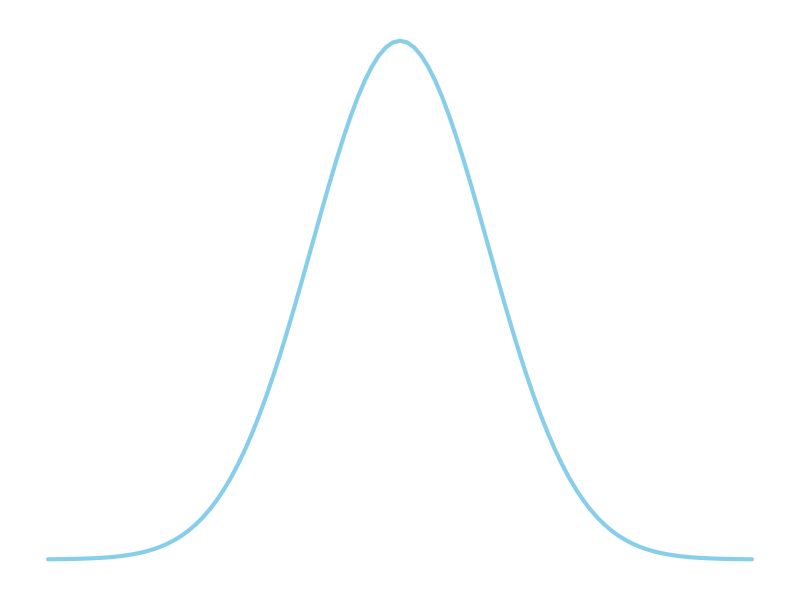
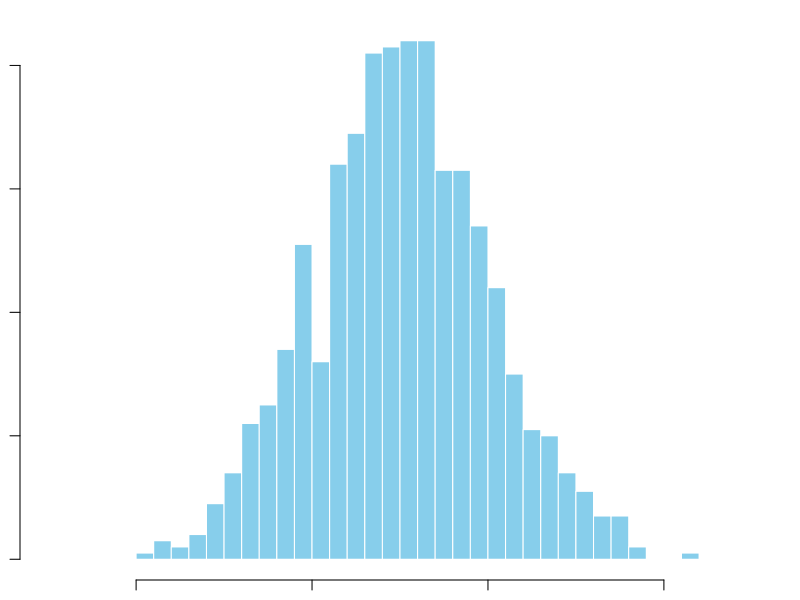
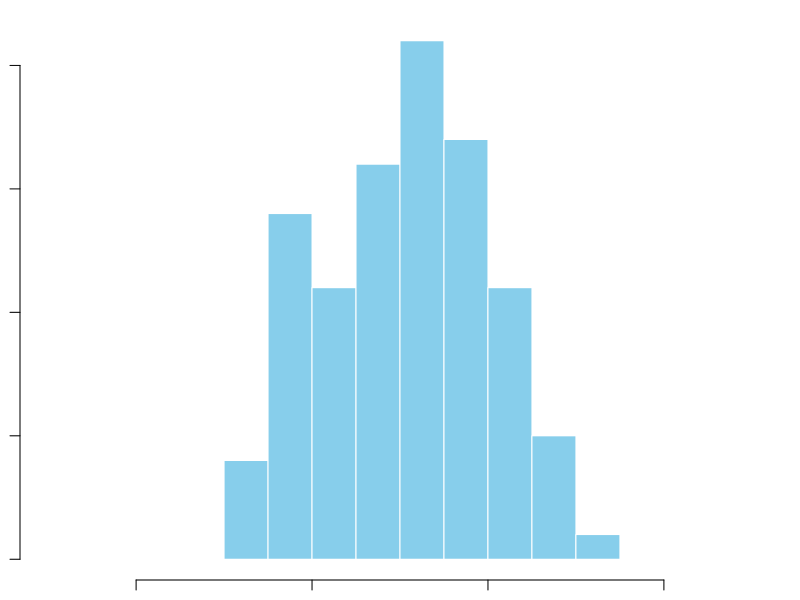
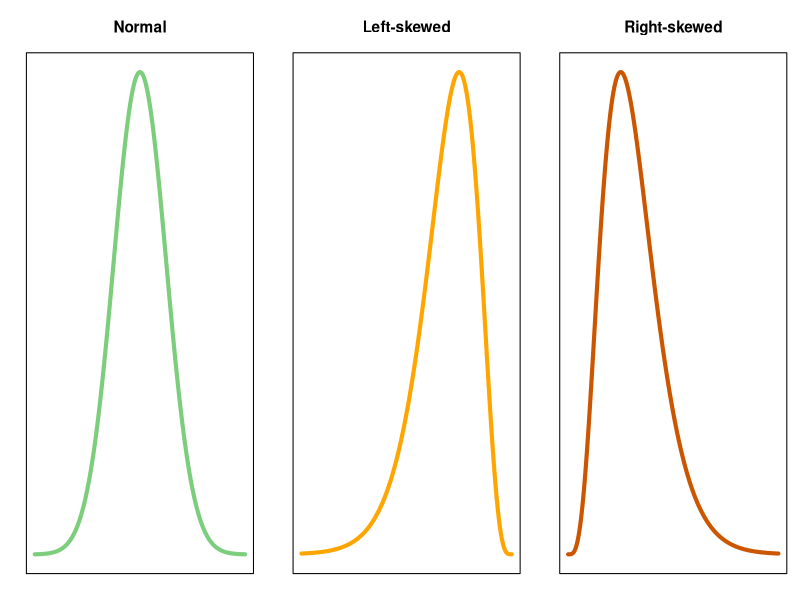
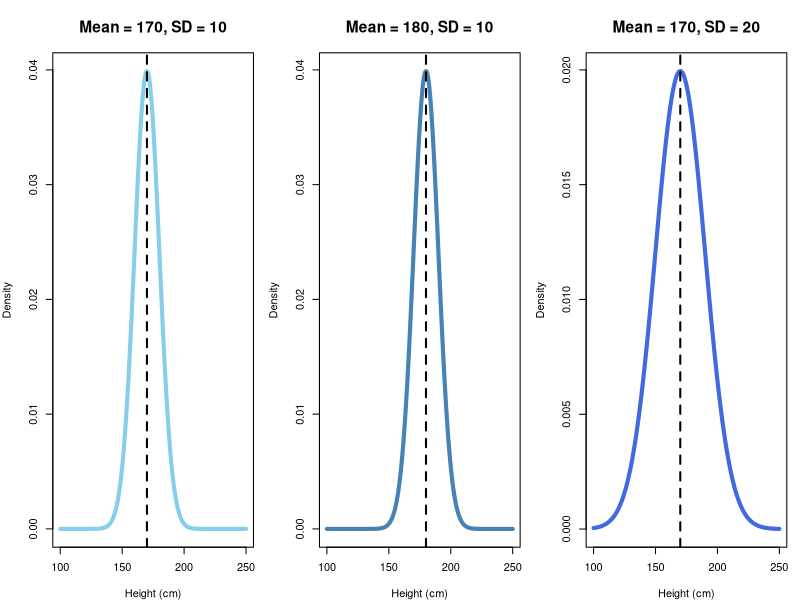
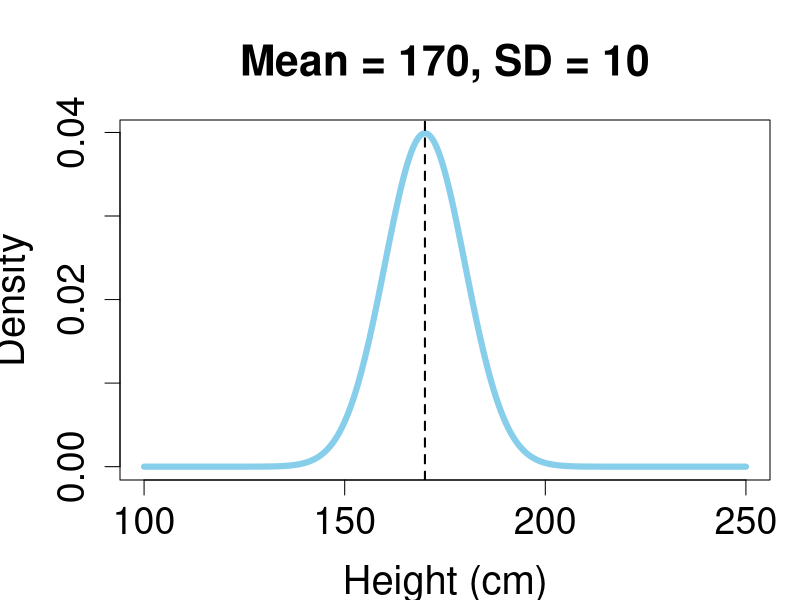
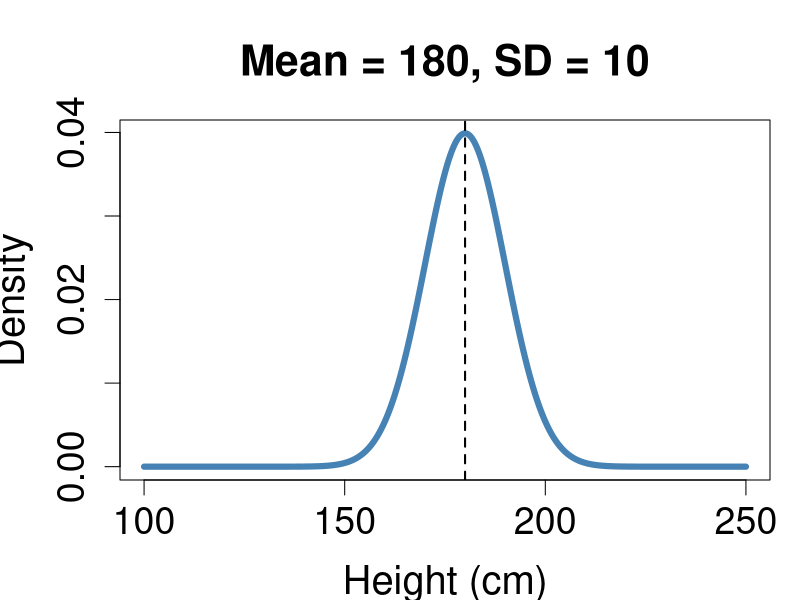
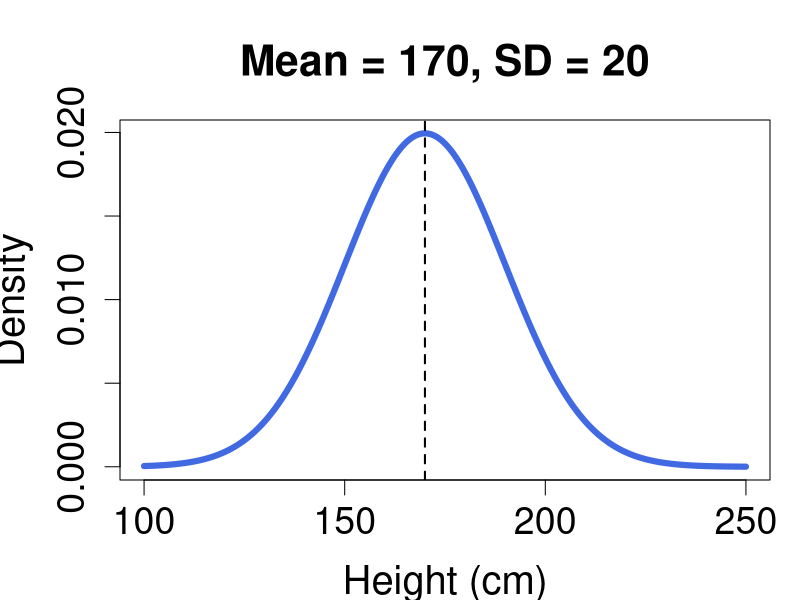

Source code (R) for these figures, in order:
## ---- chunk 1
#| echo: false
#| results: "hide"
# Create x values
x <- seq(130, 210, length.out = 1000)

# Normal density values
y <- dnorm(x, mean = 170, sd = 10)
## ---- chunk 2
#| echo: false
#| label: fig-norm-dist
#| fig-cap: "Theoretical normal distribution."
#| fig-width: 4
#| fig-height: 2.5

par(mar = c(1, 1, 1, 1))

curve(dnorm(x, mean = 170, sd = 10),
      from = 130,
      to = 210,
      lwd = 4,
      col = "skyblue",
      axes = FALSE,
      xlab = "",
      ylab = "")
## ---- chunk 3
#| echo: false
#| label: fig-height-hist
#| fig-cap: "Histogram of adult heights in the UK population."
#| fig-width: 8
#| fig-height: 4

set.seed(123)

# Simulated UK adult heights (cm)
uk_heights <- rnorm(1000, mean = 170, sd = 10)

hist(uk_heights,
     breaks = 40,
     col = "skyblue",
     border = "white",
     main = "",
     xlab = "Height (cm)",
     ylab = "Frequency",
     xlim = c(130, 210))
## ---- chunk 4
#| echo: false
#| results: "hide"
# Take a random sample of 100 from full UK pop
height_sample <- sample(uk_heights, size = 100)
## ---- chunk 5
#| echo: false
#| label: fig-height-hist-small
#| fig-cap: "Histogram of a sample of 100 UK adult heights."
#| fig-height: 5
# Histogram of the sample
hist(height_sample,
     breaks = 10,
     col = "skyblue",
     border = "white",
     main = "",
     xlab = "Height (cm)",
     ylab = "Frequency",
     xlim = c(130, 210))
## ---- chunk 6
#| echo: false
#| label: fig-skew
#| fig-cap: "Graphical examples of normal, left-skewed and right-skewed distributions."
#| fig-height: 2.5

# Create 1 x 3 layout
par(mfrow = c(1, 3), mar = c(2, 2, 4, 1), cex.main = 1.4)

# Common x values
x <- seq(130, 210, length.out = 1000)

# Normal distribution
plot(x, dnorm(x, mean = 170, sd = 10),
     type = "l",
     lwd = 4,
     col = "palegreen3",
     main = "Normal",
     xlab = "",
     ylab = "",
     axes = FALSE)
box()

# Left-skewed distribution
plot(x, dgamma(210 - x, shape = 5, scale = 5),
     type = "l",
     lwd = 4,
     col = "orange",
     main = "Left-skewed",
     xlab = "",
     ylab = "",
     axes = FALSE)
box()

# Right-skewed distribution
plot(x, dgamma(x - 130, shape = 5, scale = 5),
     type = "l",
     lwd = 4,
     col = "#CC5500",
     main = "Right-skewed",
     xlab = "",
     ylab = "",
     axes = FALSE)
box()

# Reset layout
par(mfrow = c(1, 1))
## ---- chunk 7
#| echo: false
#| label: fig-mean-sd
#| fig-cap: "Normal distributions with different values of the mean and standard deviation."
#| fig-height: 2.5

# 1 x 3 layout
par(mfrow = c(1, 3), mar = c(4, 4, 4, 1), cex.main = 1.4)

# x-range
x <- seq(100, 250, length.out = 1000)

# Original distribution
plot(x, dnorm(x, mean = 170, sd = 10),
     type = "l",
     lwd = 4,
     col = "skyblue",
     main = "Mean = 170, SD = 10",
     xlab = "Height (cm)",
     ylab = "Density")
abline(v = 170, lty = 2, lwd = 2)

# Increased mean
plot(x, dnorm(x, mean = 180, sd = 10),
     type = "l",
     lwd = 4,
     col = "#4682B4",
     main = "Mean = 180, SD = 10",
     xlab = "Height (cm)",
     ylab = "Density")
abline(v = 180, lty = 2, lwd = 2)

# Increased SD
plot(x, dnorm(x, mean = 170, sd = 20),
     type = "l",
     lwd = 4,
     col = "#4169E1",
     main = "Mean = 170, SD = 20",
     xlab = "Height (cm)",
     ylab = "Density")
abline(v = 170, lty = 2, lwd = 2)

# Reset layout

par(mfrow = c(1, 1))
## ---- chunk 8
#| echo: false
#| label: fig-mean-sd-a
#| fig-cap: "(a)"
#| fig-height: 7

par(
  cex = 1.5,
  cex.main = 1.7,
  cex.lab = 1.6,
  cex.axis = 1.5
)

x <- seq(100, 250, length.out = 1000)

plot(x, dnorm(x, mean = 170, sd = 10),
     type = "l", 
     lwd = 6,
     col = "skyblue",
     main = "Mean = 170, SD = 10",
     xlab = "Height (cm)",
     ylab = "Density")

abline(v = 170, lty = 2, lwd = 2)
## ---- chunk 9
#| echo: false
#| label: fig-mean-sd-a
#| fig-cap: "(b)"
#| fig-height: 7

par(
  cex = 1.5,
  cex.main = 1.7,
  cex.lab = 1.6,
  cex.axis = 1.5
)

plot(x, dnorm(x, mean = 180, sd = 10),
     type = "l",
     lwd = 6,
     col = "#4682B4",
     main = "Mean = 180, SD = 10",
     xlab = "Height (cm)",
     ylab = "Density")

abline(v = 180, lty = 2, lwd = 2)
## ---- chunk 10
#| echo: false
#| label: fig-mean-sd-a
#| fig-cap: "(c)"
#| fig-height: 7

par(
  cex = 1.5,
  cex.main = 1.7,
  cex.lab = 1.6,
  cex.axis = 1.5
)

plot(x, dnorm(x, mean = 170, sd = 20),
     type = "l",
     lwd = 6,
     col = "#4169E1",
     main = "Mean = 170, SD = 20",
     xlab = "Height (cm)",
     ylab = "Density")

abline(v = 170, lty = 2, lwd = 2)
## ---- chunk 11
#| echo: false
#| results: "hide"
# Generate data to use throughout examples
# Set seed for reproducibility
set.seed(130)

# Generate data
normal_large <- rnorm(250, mean = 0, sd = 1)
lskewed_large <- 5 - rgamma(250, shape = 5, scale = 1)
rskewed_large <- rgamma(250, shape = 5, scale = 1)
normal_small <- rnorm(20, mean = 0, sd = 1)
## ---- chunk 12
#| echo: false
#| fig-height: 5
# Create 2 x 2 plotting layout
par(mfrow = c(1, 2), mar = c(10, 4, 4, 1))

# Histogram 1: Large sample, normal
hist(normal_large,
     breaks = 20,
     col = "palegreen3",
     border = "white",
     main = "n = 250, normal",
     xlab = "Value")

mtext("Fairly closely resembles\na normal distribution",
      side = 1, line = 6, cex = 0.9)

# Histogram 2: Small sample, normal
hist(normal_small,
     breaks = 6,
     col = "darkgreen",
     border = "white",
     main = "n = 20, normal",
     xlab = "Value")

mtext("Although the sample data comes from a\nnormal distribution, the underlying normal\nshape is less clear",
      side = 1, line = 6, cex = 0.9)
## ---- chunk 13
#| echo: false
#| fig-height: 5
# Create 2 x 2 plotting layout
par(mfrow = c(1, 2), mar = c(10, 4, 4, 1))

# Histogram 3: Large sample, left-skewed
hist(lskewed_large,
     breaks = 20,
     col = "orange",
     border = "white",
     main = "n = 250, left-skewed",
     xlab = "Value")

mtext("Long tail on the left\n(not normal)",
      side = 1, line = 6, cex = 0.9)

# Histogram 4: Large sample, right-skewed
hist(rskewed_large,
     breaks = 20,
     col = "#CC5500",
     border = "white",
     main = "n = 250, right-skewed",
     xlab = "Value")

mtext("Long tail on the right\n(not normal)",
      side = 1, line = 6, cex = 0.9)

## ---- chunk 14
#| echo: false
#| fig-height: 5

par(mfrow = c(1, 2), mar = c(10, 4, 4, 1))

# Normal (large n)
qqnorm(normal_large,
       main = "n = 250, normal",
       pch = 19,
       col = "palegreen3")
qqline(normal_large, col = "red", lwd = 2)

mtext("Most points lie close to the\nreference line; a little deviation\nat the tails (ends) is okay",
      side = 1, line = 6, cex = 0.7)

# Normal (small n)
qqnorm(normal_small,
       main = "n = 20, normal",
       pch = 19,
       col = "darkgreen")
qqline(normal_small, col = "red", lwd = 2)

mtext("Points lie reasonably close\nto the reference line",
      side = 1, line = 6, cex = 0.7)

## ---- chunk 15
#| echo: false
#| fig-height: 5

# Left-skewed (large n)
qqnorm(lskewed_large,
       main = "n = 250, left-skewed",
       pch = 19,
       col = "orange")
qqline(lskewed_large, col = "red", lwd = 2)

mtext("Systematic deviation\nfrom the line - curved pattern",
      side = 1, line = 6, cex = 0.7)

# Right-skewed (large n)
qqnorm(rskewed_large,
       main = "n = 250, right-skewed",
       pch = 19,
       col = "#CC5500")
qqline(rskewed_large, col = "red", lwd = 2)

mtext("Systematic deviation\nfrom the line - curved pattern",
      side = 1, line = 6, cex = 0.7)

# Reset layout
par(mfrow = c(1, 1))
## ---- chunk 16
#| echo: false
shapiro_results <- data.frame(
  Dataset = c("n = 250, normal",
              "n = 20, normal",
              "n = 250, left-skewed",
              "n = 250, right-skewed"),
  W = c(
    shapiro.test(normal_large)$statistic,
    shapiro.test(normal_small)$statistic,
    shapiro.test(lskewed_large)$statistic,
    shapiro.test(rskewed_large)$statistic
  ),
  p = c(
    shapiro.test(normal_large)$p.value,
    shapiro.test(normal_small)$p.value,
    shapiro.test(lskewed_large)$p.value,
    shapiro.test(rskewed_large)$p.value
  )
)

shapiro_results$W <- round(shapiro_results$W, 3)
shapiro_results$p <- round(shapiro_results$p, 3)

shapiro_results$Conclusion <- ifelse(
  shapiro_results$p < .05,
  "Non-normal",
  "Normal"
)

knitr::kable(
  shapiro_results,
  caption = "Shapiro-Wilk normality test results"
)


ks_normal <- function(x) {
  ks.test(x,
          "pnorm",
          mean = mean(x),
          sd = sd(x))
}

ks_results <- data.frame(
  Dataset = c("n = 250, normal",
              "n = 20, normal",
              "n = 250, left-skewed",
              "n = 250, right-skewed"),
  D = c(
    ks_normal(normal_large)$statistic,
    ks_normal(normal_small)$statistic,
    ks_normal(lskewed_large)$statistic,
    ks_normal(rskewed_large)$statistic
  ),
  p = c(
    ks_normal(normal_large)$p.value,
    ks_normal(normal_small)$p.value,
    ks_normal(lskewed_large)$p.value,
    ks_normal(rskewed_large)$p.value
  )
)

ks_results$D <- round(ks_results$D, 3)
ks_results$p <- round(ks_results$p, 3)

ks_results$Conclusion <- ifelse(
  ks_results$p < .05,
  "Non-normal",
  "Normal"
)

knitr::kable(
  ks_results,
  caption = "Kolmogorov-Smirnov normality test results"
)
## ---- chunk 17
#| echo: false
#library(moments)

#shape_stats <- function(x) {
  
  #n <- length(x)
  
  #skew <- skewness(x)
  #kurt <- kurtosis(x)   # raw kurtosis
  
  #se_skew <- sqrt(6 / n)
  #se_kurt <- sqrt(24 / n)
  
  #z_skew <- skew / se_skew
  
  ## z-statistic relative to normal kurtosis = 3
  #z_kurt <- (kurt - 3) / se_kurt
  
  #data.frame(
    #n = n,
    #skewness = skew,
    #z_skewness = z_skew,
    #kurtosis = kurt,
    #z_kurtosis = z_kurt
  #)
#}

#results <- rbind(
  #"n = 250, normal"       = shape_stats(normal_large),
  #"n = 20, normal"       = shape_stats(normal_small),
  #"n = 250, left-skewed"  = shape_stats(lskewed_large),
  #"n = 250, right-skewed" = shape_stats(rskewed_large)
#)

#round(results, 3)
